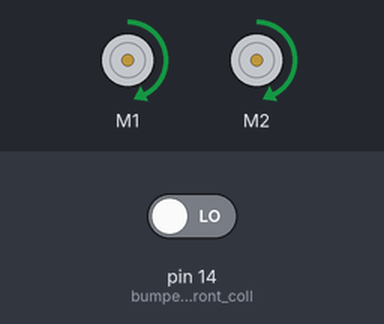
A sketch run on a simulated Arduino Uno, built with avr-gcc and run on an emulated ATmega328P. Parts: 2 × DC motor (green arrow = forward, orange = backward, longer = faster). The inputs (shaded band) are chosen by the test bench; at power-on: pin 14 (bumper_detects_front_coll) LOW.

Above: at 1.2 s.
1.3 s: pin 14 (bumper_detects_front_coll) driven HIGH
At 3.2 s:
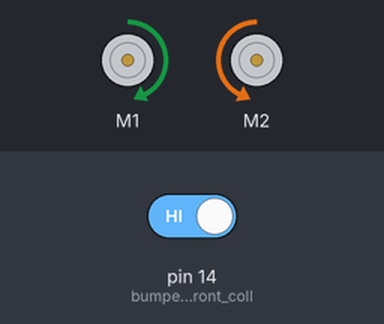
3.8 s: pin 14 (bumper_detects_front_coll) driven LOW
At 5.0 s:
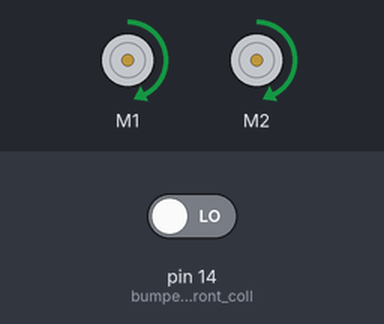
6.1 s: pin 14 (bumper_detects_front_coll) driven HIGH
At 8.1 s:
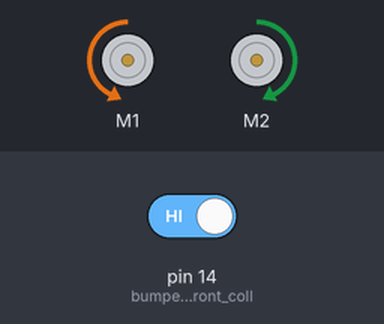
Timing chart, 0 to 14.6 s (numbered marks = the images above; inputs shaded):
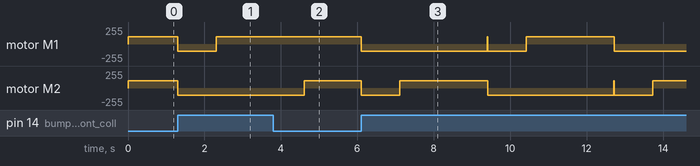

Measured:
- after the input at 1.3 s, motor M1: forward 110/255 → backward 110/255 at once, → forward 110/255 1.0 s later; motor M2: forward 110/255 → backward 110/255 at once
- after the input at 3.8 s, motor M1: stays forward 110/255 (without the input it goes to backward 110/255 after 0.82 s); motor M2: goes on until 4.6 s, then stays forward 110/255
- after the input at 6.1 s, motor M1: forward 110/255 → backward 110/255 at once, → forward 110/255 4.3 s later, → backward 110/255 2.3 s later; motor M2: forward 110/255 → backward 110/255 at once, → forward 110/255 1.0 s later, → backward 110/255 2.3 s later, → forward 110/255 4.3 s later

The sketch:

tractorMotorShield.pde
```cpp
#include <AFMotor.h>
bool l = true;

AF_DCMotor mR(1, MOTOR12_2KHZ);
AF_DCMotor mL(2, MOTOR12_2KHZ);
void setup() {
  mR.setSpeed(110);//0 is stopped, full speed is 255;
  mL.setSpeed(110);//0 is stopped, full speed is 255;

  pinMode(14,INPUT);//bumper detects front collision
}

void back(){
    mR.run(BACKWARD);
    mL.run(BACKWARD);
  delay(1000);
}

void right(int d){
    mL.run(FORWARD);
    mR.run(BACKWARD);
  delay(d);
}

void left(int d){
    mR.run(FORWARD);
    mL.run(BACKWARD);
  delay(d);
}

void halt(){
  mR.run(RELEASE);// motor is stopped
  mL.run(RELEASE);// motor is stopped
}

void loop(){
    if(digitalRead(14) == HIGH)
    {
      halt();
      back();
      if (l)
      {
       left(2300);
       l = false;
      }
      else
      {
        right(2300);
        l = true;
      }
    }
    mR.run(FORWARD);
    mL.run(FORWARD);
    delay(10);
}
```
